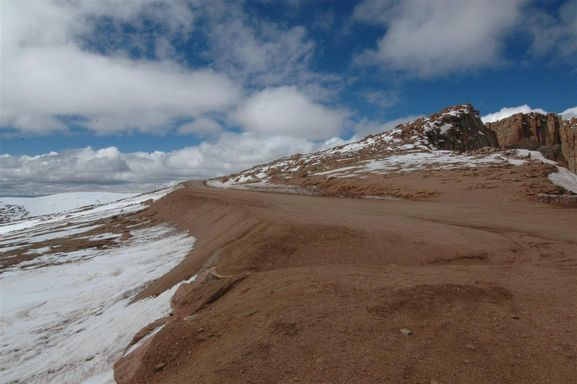
//> input picture SfM/3dv_tutorial/bin/data/hill01.jpg, 577 x 384 px
$ ./image_stitching   (built with g++ and OpenCV 4)
//> lines starting //> are read from the running program, lines starting //| are printed output that depends on the picture
#include "opencv2/opencv.hpp"

int main()
{
    // Load two images (c.f. We assume that two images have the same size and type)
    cv::Mat image1 = cv::imread("data/hill01.jpg");
//> image1 is the input picture: 384 rows x 577 cols, CV_8UC3; mean B, G, R 112.4, 110.4, 113
    cv::Mat image2 = cv::imread("data/hill02.jpg");
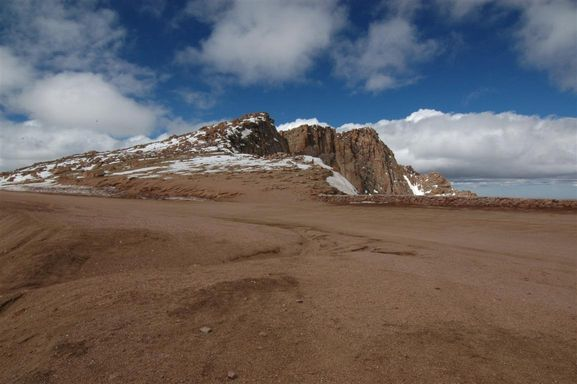
//> input picture SfM/3dv_tutorial/bin/data/hill02.jpg, 577 x 384 px
//> image2 is the input picture: 384 rows x 577 cols, CV_8UC3; mean B, G, R 98.3, 98.4, 105.1
    if (image1.empty() || image2.empty()) return -1;

    // Retrieve matching points
    cv::Ptr<cv::FeatureDetector> fdetector = cv::BRISK::create();
    std::vector<cv::KeyPoint> keypoint1, keypoint2;
    cv::Mat descriptor1, descriptor2;
    fdetector->detectAndCompute(image1, cv::Mat(), keypoint1, descriptor1);
//> keypoint1 = 1044 keypoints; strongest (x, y, size): (488, 118, 56.2), (486, 119, 43.7), (483, 119, 27.3), (482, 119, 16.3)
    fdetector->detectAndCompute(image2, cv::Mat(), keypoint2, descriptor2);
//> keypoint2 = 933 keypoints; strongest (x, y, size): (415, 192, 38.7), (240, 127, 11.6), (278, 130, 13.1), (404, 176, 14.4)
    cv::Ptr<cv::DescriptorMatcher> fmatcher = cv::DescriptorMatcher::create("BruteForce-Hamming");
    std::vector<cv::DMatch> match;
    fmatcher->match(descriptor1, descriptor2, match);
//> match = 1044 matches

    // Calculate planar homography and merge them
    std::vector<cv::Point2f> points1, points2;
    for (size_t i = 0; i < match.size(); i++)
    {
        points1.push_back(keypoint1.at(match.at(i).queryIdx).pt);
        points2.push_back(keypoint2.at(match.at(i).trainIdx).pt);
    }
//> after the loop, points1 = 1044 Points (x, y), first 12: [469.3, 104.4], [465.1, 105.1], [503.9, 108], [507.7, 107.4], [532, 108], [451.9, 109], [455.8, 108.2], [462.3, 109.5], [465, 109.1], [539.9, 108.8], [467.6, 109.8], [451.5, 111.7]; points2 = 1044 Points (x, y), first 12: [306.1, 124.9], [261.9, 113.9], [423.1, 108.8], [423.1, 108.8], [318.9, 121], [172.9, 139.2], [255.7, 116.5], [260.6, 117.6], [198.7, 131.5], [322.1, 124.2], [397.6, 162.7], [208.6, 127.2]
    cv::Mat inlier_mask;
    cv::Mat H = cv::findHomography(points2, points1, inlier_mask, cv::RANSAC);
//> inlier_mask = 1044 values, max 1 at index 1, min 0 at index 0, mean 0.358; H = [[0.479, 0.0934, 219.4], [-0.182, 0.869, 29.64], [-0.000961, 0.000163, 1]]

    cv::Mat merged;
    cv::warpPerspective(image2, merged, H, cv::Size(image1.cols * 2, image1.rows));
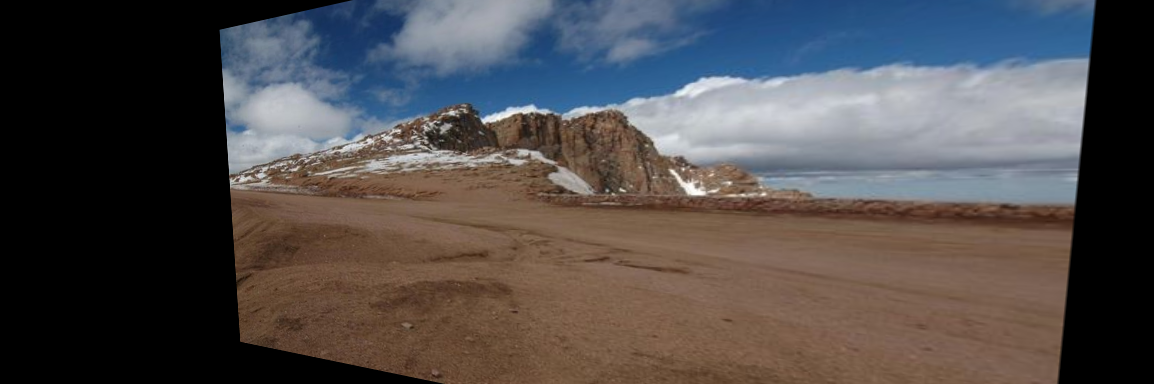
//> merged: 384 rows x 1154 cols, CV_8UC3; mean B, G, R 76.9, 76.1, 79.9
    merged.colRange(0, image1.cols) = image1 * 1; // Copy
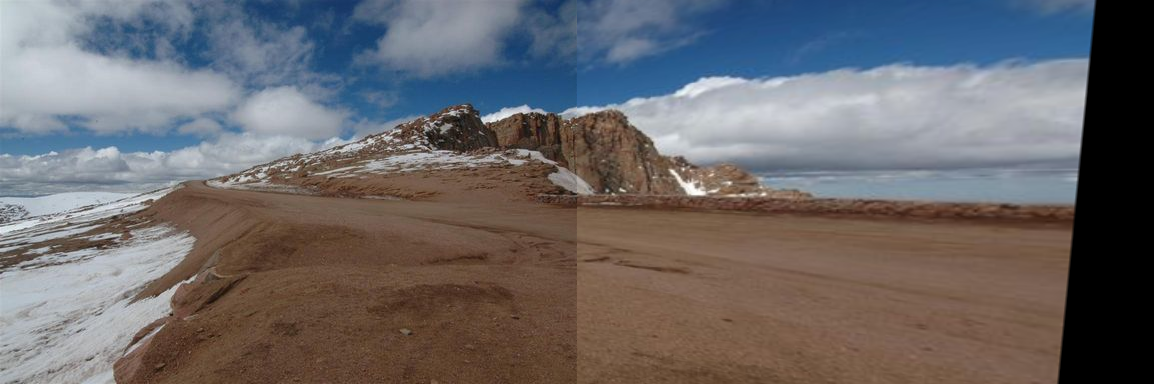
//> merged: 384 rows x 1154 cols, CV_8UC3; mean B, G, R 106.2, 104, 106.8

    // Show the merged image
    cv::Mat original, matched;
    cv::drawMatches(image1, keypoint1, image2, keypoint2, match, matched, cv::Scalar::all(-1), cv::Scalar::all(-1), inlier_mask); // Remove 'inlier_mask' if you want to show all putative matches
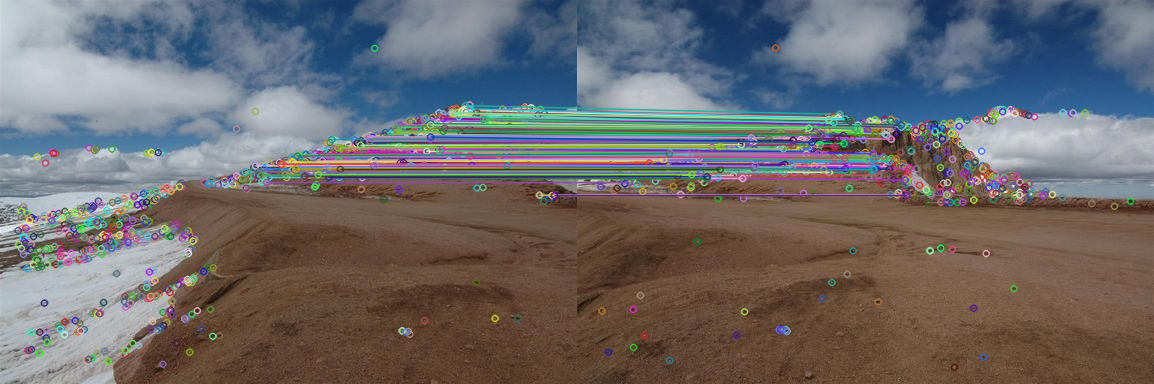
//> matched: 384 rows x 1154 cols, CV_8UC3; mean B, G, R 107.8, 105.9, 108.8
    cv::hconcat(image1, image2, original);
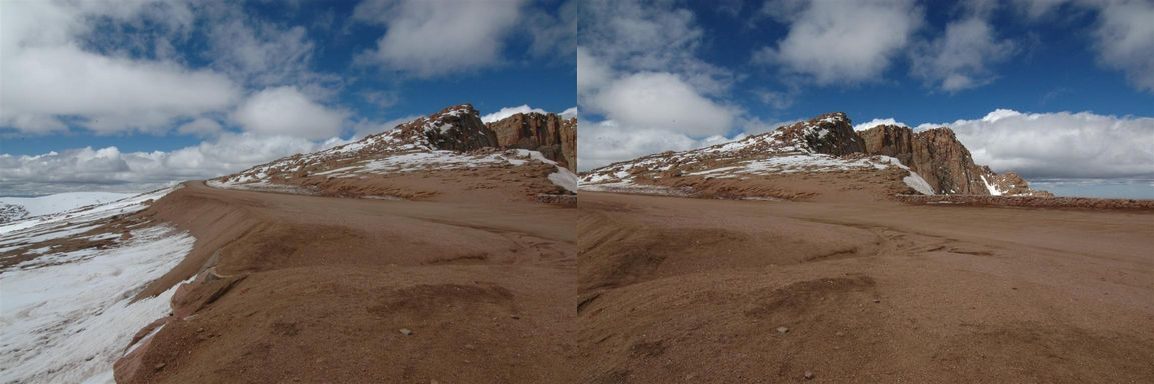
//> original: 384 rows x 1154 cols, CV_8UC3; mean B, G, R 105.4, 104.4, 109.1
    cv::vconcat(original, matched, matched);
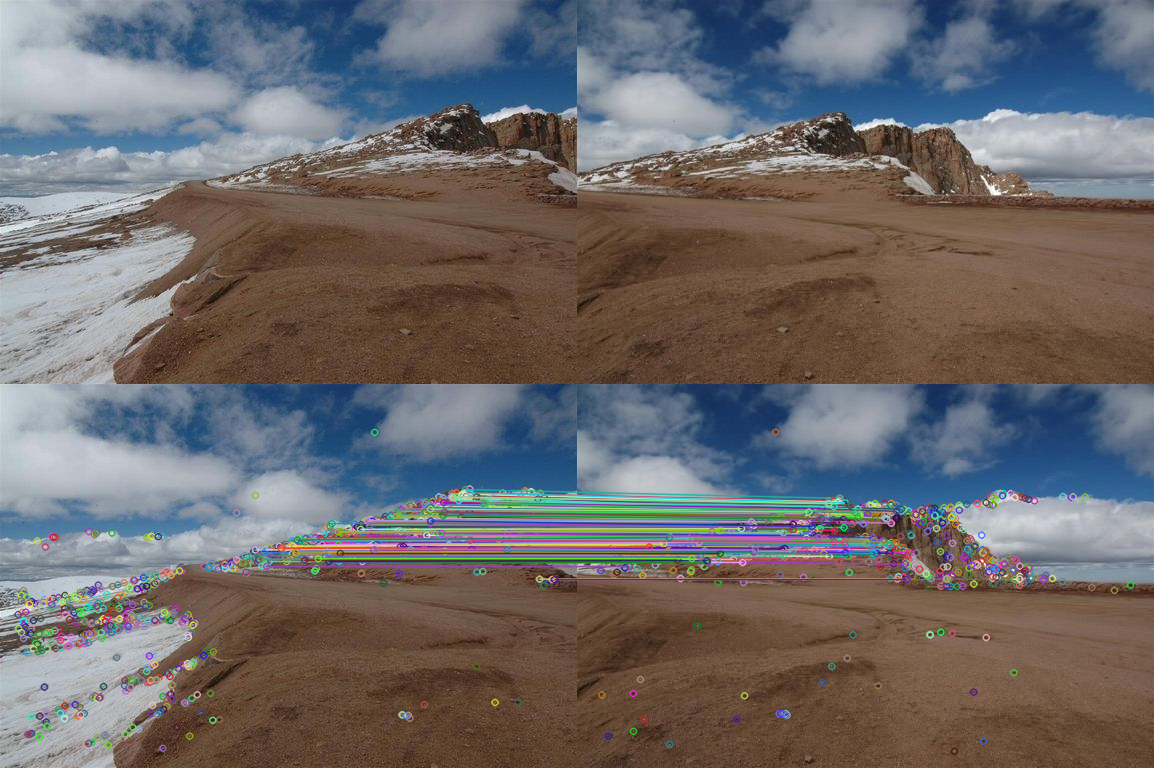
//> matched: 768 rows x 1154 cols, CV_8UC3; mean B, G, R 106.6, 105.2, 109
    cv::vconcat(matched, merged, merged);
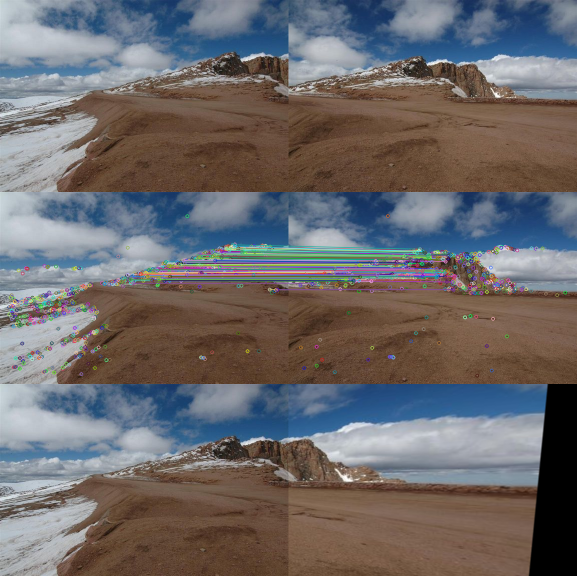
//> merged: 1152 rows x 1154 cols, CV_8UC3 (shown at 1/2 size); mean B, G, R 106.5, 104.8, 108.2
    cv::imshow("3DV Tutorial: Image Stitching", merged);
    cv::waitKey(0);
    return 0;
}
